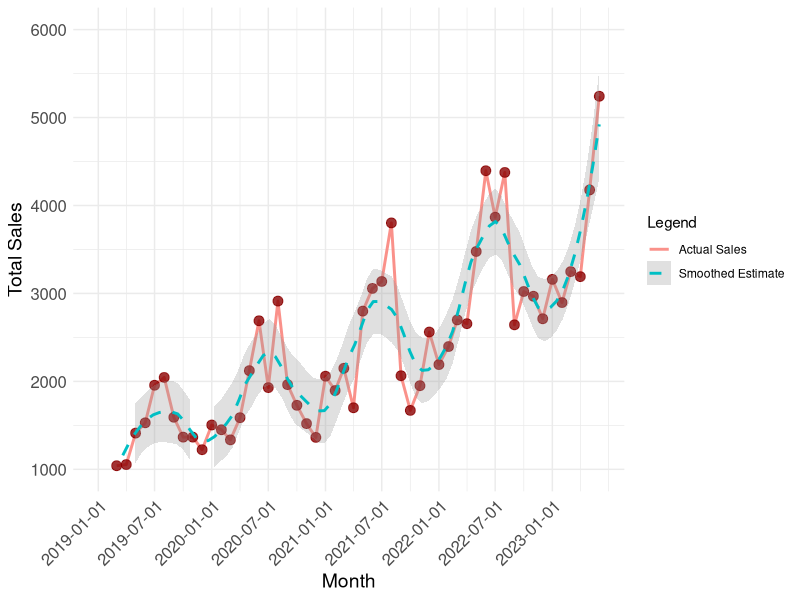
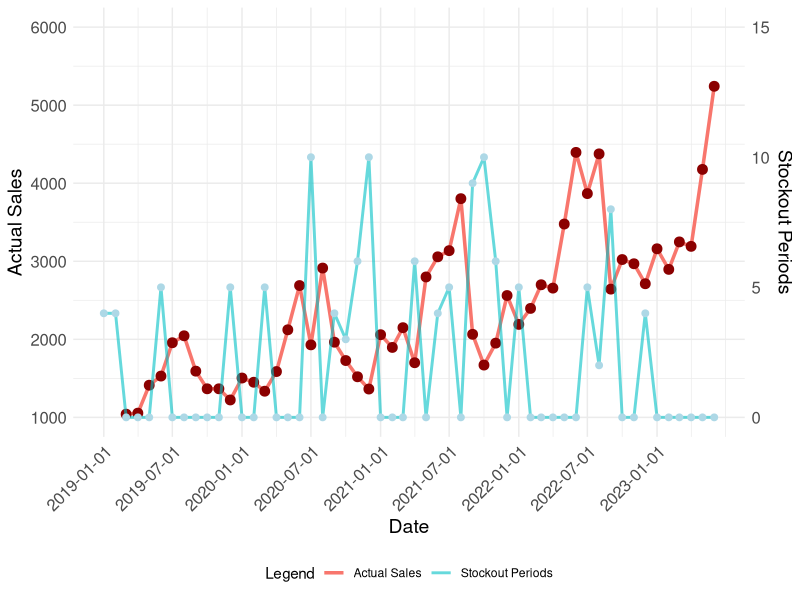

The R script that drew these images, in order: (Note: this script raises an error after producing the figures.)
setwd("C:/Users/User/teza")

library(ggplot2)
library(readxl)
library(tidyverse)
library(dplyr)
library(scales)
#sales_data <- read_xlsx("fake_sales_data.xlsx")
sales_data <- read_xlsx("fake_data_m5.xlsx")

# Create a Month-Year column for grouping
sales_data$MonthYear <- format(sales_data$Date, "%b-%Y")

#Graph
monthly_sales <- sales_data %>%
  mutate(MonthYear = format(Date, "%b-%Y")) %>%
  group_by(MonthYear) %>%
  summarise(Date = min(Date), TotalSales = sum(Sales)) %>%
  arrange(Date)

monthly_sales <- data.frame(monthly_sales)
#monthly_sales$MonthYear <- as.Date(monthly_sales$MonthYear)
monthly_sales$Date <- as.Date(monthly_sales$Date)
# Plot the graph with points

ggplot(monthly_sales, aes(x = Date, y = TotalSales)) +
  geom_line(aes(color = "Actual Sales"), size = 1, alpha = 0.8) +
  geom_point(color = "darkred", size = 3, alpha = 0.8) +
  geom_smooth(aes(color = "Smoothed Estimate"), linetype = "dashed", size = 1, alpha = 0.3, span = 0.3) + # Assign linetype within aes for legend
  scale_x_date(breaks = seq(min(monthly_sales$Date), max(monthly_sales$Date), by = "6 months")) +
  scale_y_continuous(limits = c(1000, 6000), breaks = seq(1000, 6000, by = 1000)) +
  labs(x = "Month", y = "Total Sales",
       color = "Legend", linetype = "Legend") + 
  theme_minimal() +
  theme(plot.title = element_text(size = 16, face = "bold"),
        axis.text.x = element_text(angle = 45, hjust = 1),
        axis.title = element_text(size = 14),
        axis.text = element_text(size = 12),
        legend.position = "right") 

# Aggregate stockout periods monthly
stockout_data <- sales_data %>%
  mutate(MonthYear = format(Date, "%b-%Y")) %>%
  group_by(MonthYear) %>%
  summarise(Date = min(Date), StockoutPeriods = sum(Sales == 0)) %>%
  arrange(Date)

stockout_data <- data.frame(stockout_data)
stockout_data$Date <- as.Date(stockout_data$Date)

# Merge the two dataframes based on Date
merged_data <- merge(monthly_sales, stockout_data, by = "Date", all = TRUE)

merged_data$NormalizedStockoutPeriod <- (merged_data$StockoutPeriod / 15) * (6000 - 1000) + 1000

#Now plot  
ggplot(merged_data, aes(x = Date)) +
  geom_line(aes(y = TotalSales, color = "Actual Sales"), size = 1.2, alpha = 1) +
  geom_point(aes(y = TotalSales), color = "darkred", size = 3) +
  #geom_smooth(aes(y = TotalSales,color = "Smoothed Estimate"), linetype = "dashed", size = 1, alpha = 0.3, span = 0.3) +
  geom_line(aes(y = NormalizedStockoutPeriod, color = "Stockout Periods"), size = 1, alpha = 0.6) +
  geom_point(aes(y = NormalizedStockoutPeriod), color = "lightblue", size = 2) +
  scale_x_date(breaks = seq(min(merged_data$Date), max(merged_data$Date), by = "6 months")) +
  scale_y_continuous(
    name = "Actual Sales", 
    limits = c(1000, 6000), 
    breaks = seq(1000, 6000, by = 1000),
    sec.axis = sec_axis(~ . / ((6000 - 1000) / 15) - 1000 / ((6000 - 1000) / 15), name = "Stockout Periods", breaks = seq(0, 20, by = 5))
  ) +
  labs(x = "Date", y = "Actual Sales", color = "Legend", linetype = "Legend") +
  theme_minimal() +
  theme(
    plot.title = element_text(size = 16, face = "bold"),
    axis.text.x = element_text(angle = 45, hjust = 1),
    axis.title = element_text(size = 14),
    axis.text = element_text(size = 12),
    legend.position = "bottom"
  )
#Replace zeros with NA
sales_data$Sales[sales_data$Sales == 0] <- NA
sales_data$Date <- as.Date(sales_data$Date)
ggplot_na_distribution(sales_data$Sales)

####Approximation technique <- "Average of last know periods" 
library(ggplot2)
library(readxl)
library(tidyverse)
library(dplyr)
library(lubridate)
library(zoo)

#sales_data <- read_xlsx("fake_sales_data.xlsx")
sales_data <- read_xlsx("fake_data_m5.xlsx")
#reate a binary column indicating stockouts (1 for stockout, 0 for no stockout)
sales_data$stockout <- ifelse(sales_data$Sales == 0, 1, 0)

#Define a function to calculate approximate demand for a given stockout period
calculate_approximate_demand <- function(data, stockout_index) {
  #Extract the date of the stockout
  stockout_date <- as.Date(data$Date[stockout_index])
  
  #Calculate the start date (15 days before the stockout)
  start_date <- stockout_date - days(15)
  
  #Calculate the end date (one day before the stockout)
  end_date <- stockout_date - days(1)
  
  #Filter data for non-stockout days within the last 15 days
  relevant_data <- data %>%
    filter(Date >= start_date & Date <= end_date & stockout == 0)
  
  #Calculate the average sales during these non-stockout days
  average_sales <- mean(relevant_data$Sales)
  
  #Adjust for seasonality based on the month and day of the stockout
  stockout_month <- format(stockout_date, "%m")
  stockout_day <- as.integer(format(stockout_date, "%d"))
  
  if (stockout_month == "05" && stockout_day >= 1 && stockout_day <= 10) {
    average_sales <- average_sales * 1.25
  } else if (stockout_month == "06" && stockout_day >= 1 && stockout_day <= 10) {
    average_sales <- average_sales * 1.28
  } else if (stockout_month == "09" && stockout_day >= 1 && stockout_day <= 10) {
    average_sales <- average_sales / 1.28
  } else if (stockout_month == "10" && stockout_day >= 1 && stockout_day <= 10) {
    average_sales <- average_sales / 1.25
  }
  
  return(average_sales)
}
#sales_data$Sales_adjusted <- sales_data$Sales
# Loop through each row of the data frame to calculate the approximate demand
for (i in 1:nrow(sales_data)) {
  if (sales_data$stockout[i] == 1) {
    sales_data$Sales[i] <- calculate_approximate_demand(sales_data, i)
  }
}

#library("writexl")
#write_xlsx(sales_data,"C:\\Users\\User\\Desktop\\TEZA\\data_from_R.xlsx")
#Round the Sales, since we can not sell half of an item :)
sales_data$Sales <- round(sales_data$Sales)

#remove stockout column since we do not need it anymore
sales_data$stockout <- NULL

#plot the the new data
# Create a Month-Year column for grouping
sales_data$MonthYear <- format(sales_data$Date, "%b-%Y")

# Plot the graph
monthly_sales <- sales_data %>%
  mutate(MonthYear = format(Date, "%b-%Y")) %>%
  group_by(MonthYear) %>%
  summarise(Date = min(Date), TotalSales = sum(Sales)) %>%
  arrange(Date)

monthly_sales <- data.frame(monthly_sales)
monthly_sales$Date <- as.Date(monthly_sales$Date)

monthly_sales <- monthly_sales[monthly_sales$Date < '2023-01-01',] 
# Plot the graph
ggplot(monthly_sales, aes(x = Date, y = TotalSales, group = 1)) +
  geom_line(color = "steelblue", size = 1, alpha = 0.8) +
  geom_point(color = "steelblue", size = 3, alpha = 0.8) +  
  geom_smooth(color = "steelblue", size = 1, alpha = 0.3, span = 0.3) +
  scale_x_date(breaks = seq(min(monthly_sales$Date), max(monthly_sales$Date), by = "6 months")) +  
  labs(x = "Monthly sales", y = "Total Sales", title = "Monthly Sales") +
  theme_minimal() +
  theme(plot.title = element_text(size = 16, face = "bold"),
        axis.text.x = element_text(angle = 45, hjust = 1),   
        axis.title = element_text(size = 14),
        axis.text = element_text(size = 12))

merged_data <- merged_data[merged_data$Date < '2023-01-01',]

ggplot() +
  geom_line(data = monthly_sales, aes(x = Date, y = TotalSales, group = 1, color = "Sales with approximated stockouts"), size = 1, alpha = 0.8) +
  geom_point(data = monthly_sales, aes(x = Date, y = TotalSales, color = "Sales with approximated stockouts"), size = 3, alpha = 0.8) +
  geom_line(data = merged_data, aes(x = Date, y = TotalSales, group = 1, color = "Sales without approximated stockouts"), size = 1, alpha = 0.8) +
  scale_x_date(breaks = seq(min(monthly_sales$Date), max(monthly_sales$Date), by = "6 months")) +
  scale_color_manual(values = c("Sales with approximated stockouts" = "steelblue", "Sales without approximated stockouts" = "red")) +
  labs(x = "Date", y = "Actual Sales",
       color = "Legend") +
  theme_minimal() +
  theme(plot.title = element_text(size = 16, face = "bold"),
        axis.text.x = element_text(angle = 45, hjust = 1),   
        axis.title = element_text(size = 14),
        axis.text = element_text(size = 12),
        legend.position = "bottom")


